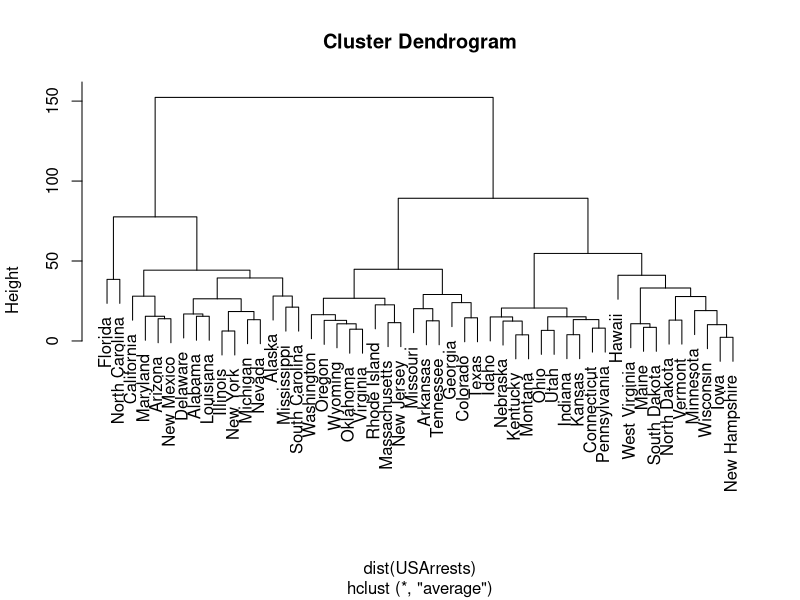
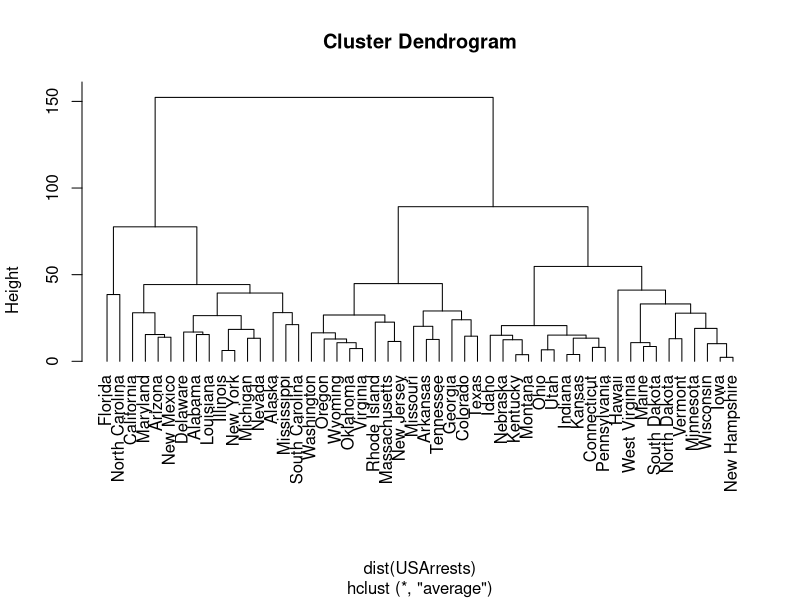
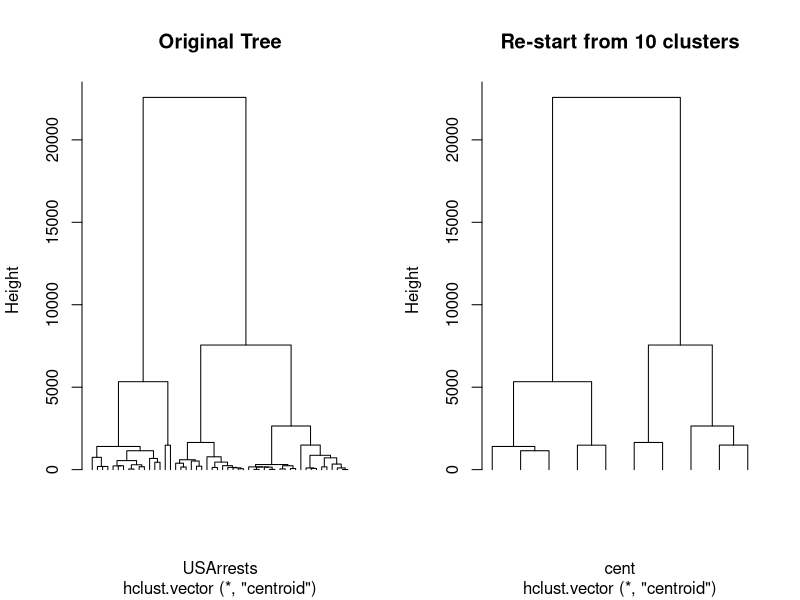

R code for these plots, in order:
library(fastcluster)


### Name: fastcluster
### Title: Fast hierarchical, agglomerative clustering routines for R and
###   Python
### Aliases: fastcluster fastcluster-package
### Keywords: multivariate cluster

### ** Examples
# Taken and modified from stats::hclust
#
# hclust(...)        # new method
# hclust.vector(...) # new method
# stats::hclust(...) # old method

require(fastcluster)
require(graphics)

hc <- hclust(dist(USArrests), "ave")
plot(hc)
plot(hc, hang = -1)

## Do the same with centroid clustering and squared Euclidean distance,
## cut the tree into ten clusters and reconstruct the upper part of the
## tree from the cluster centers.
hc <- hclust.vector(USArrests, "cen")
# squared Euclidean distances
hc$height <- hc$height^2
memb <- cutree(hc, k = 10)
cent <- NULL
for(k in 1:10){
  cent <- rbind(cent, colMeans(USArrests[memb == k, , drop = FALSE]))
}
hc1 <- hclust.vector(cent, method = "cen", members = table(memb))
# squared Euclidean distances
hc1$height <- hc1$height^2
opar <- par(mfrow = c(1, 2))
plot(hc,  labels = FALSE, hang = -1, main = "Original Tree")
plot(hc1, labels = FALSE, hang = -1, main = "Re-start from 10 clusters")
par(opar)
